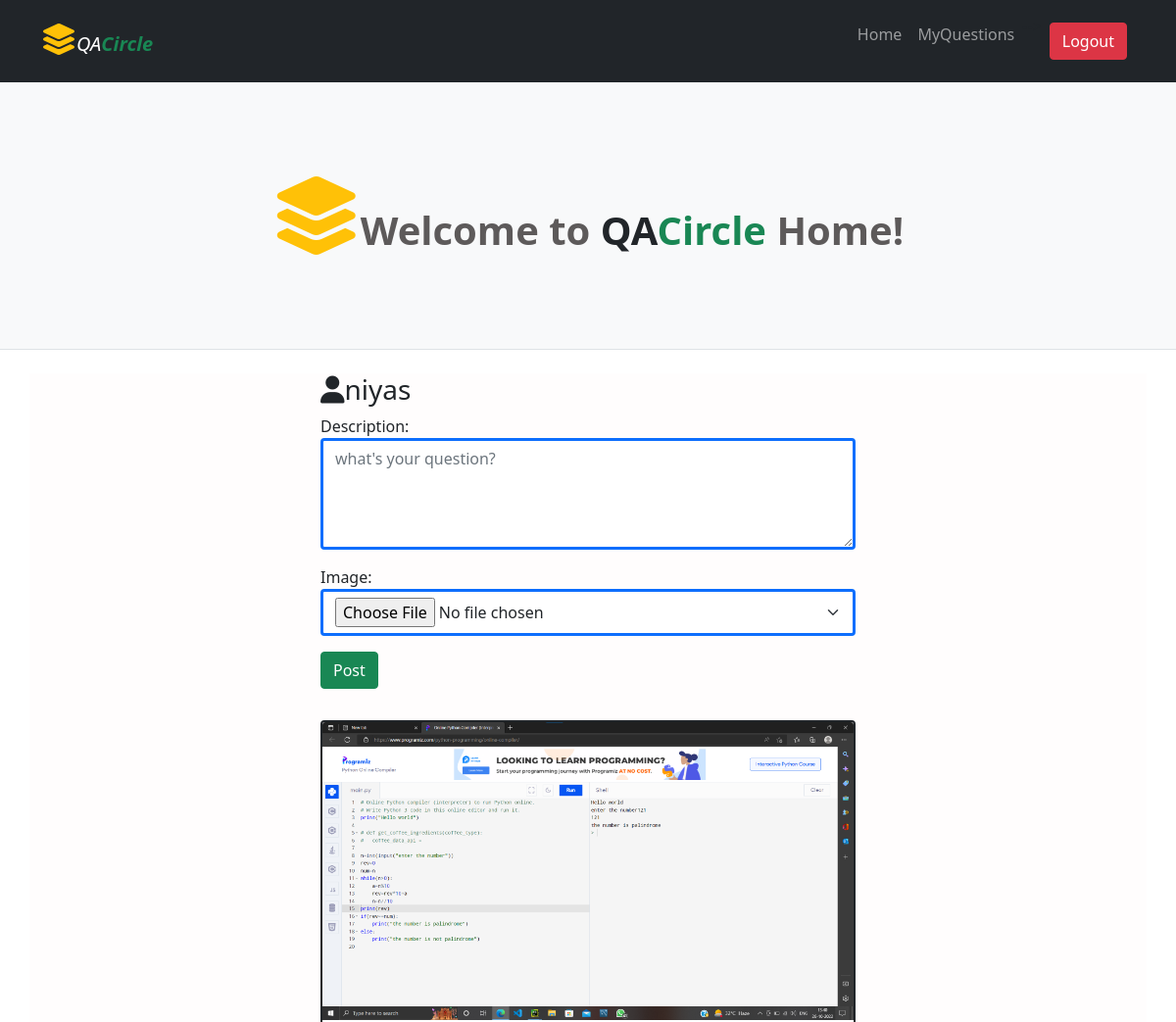
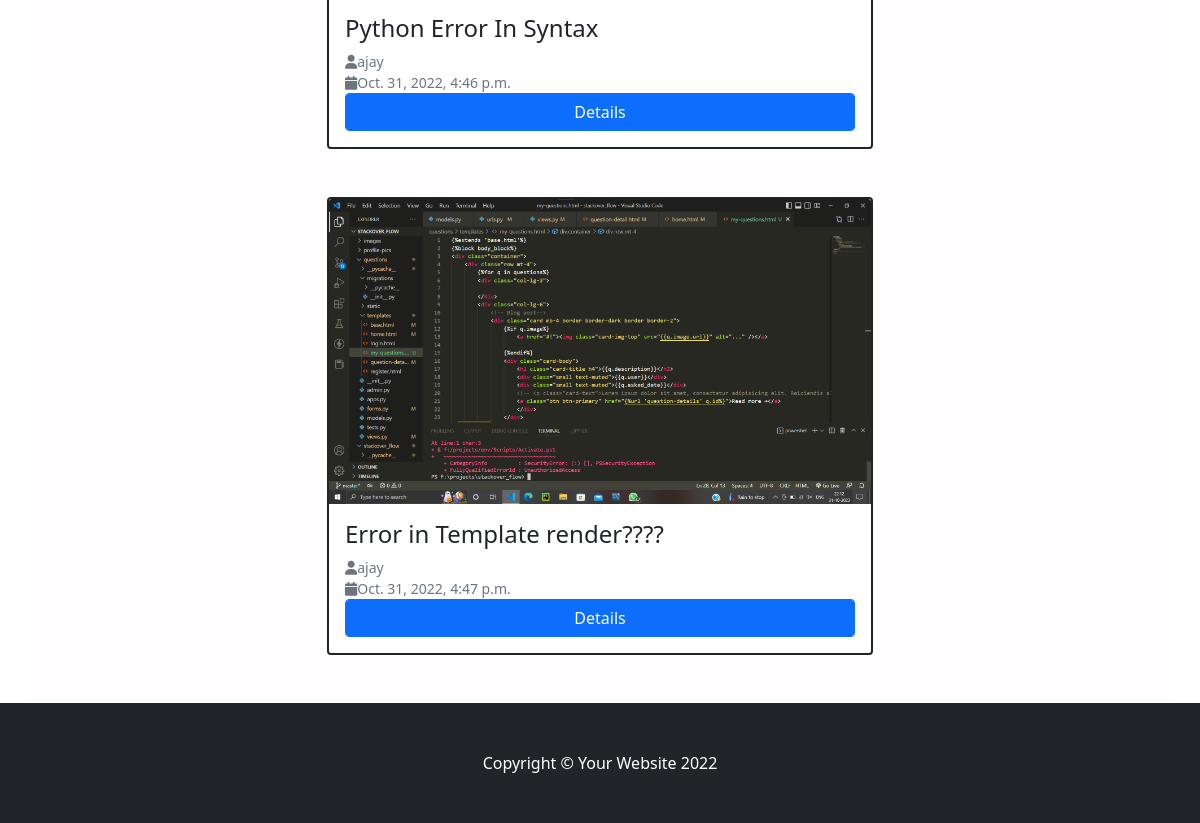
The page /index (signed in) on the database as committed earlier (2 pictures, top to bottom).
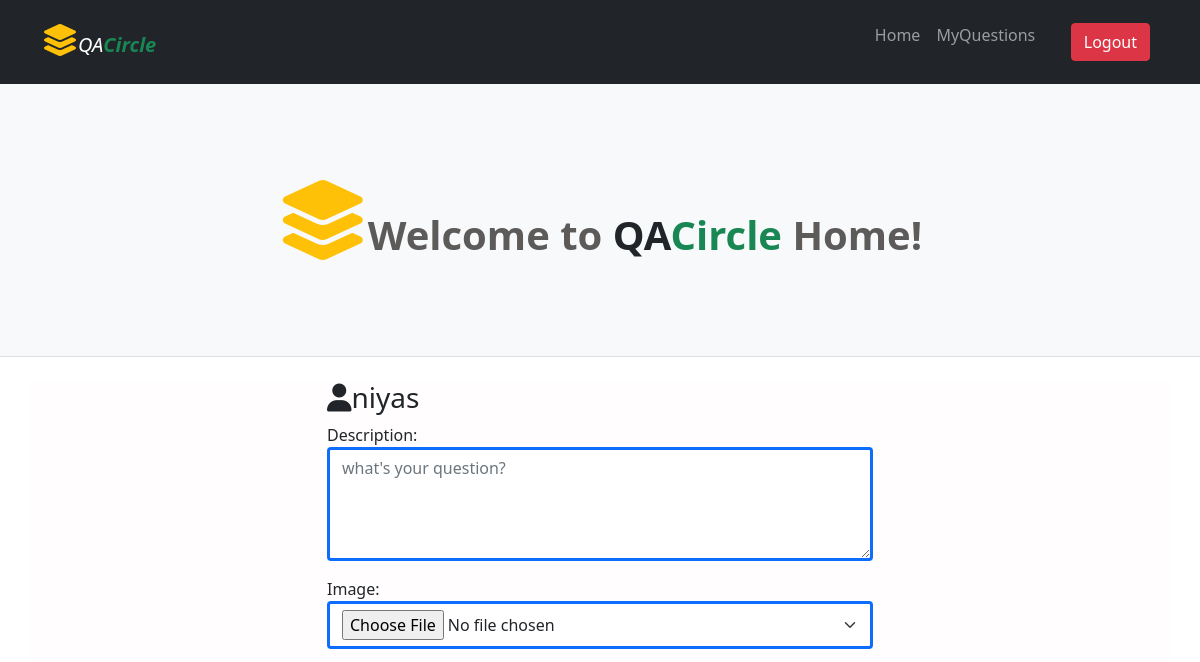
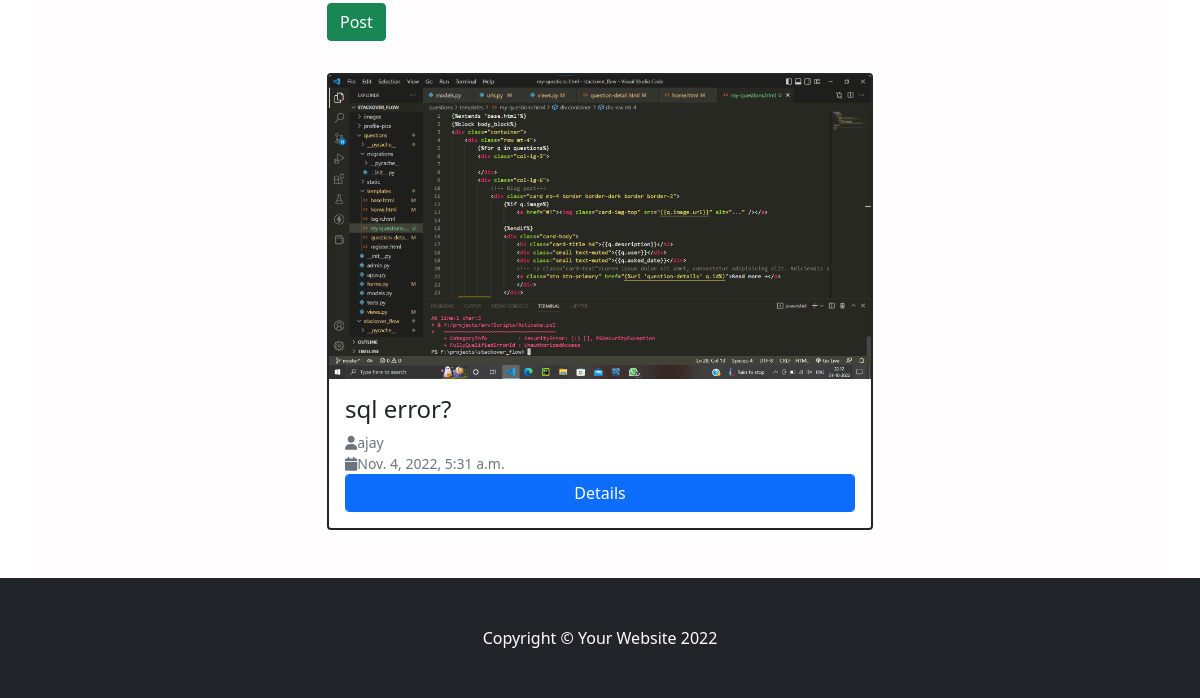
The same page on the database as committed later (2 pictures, top to bottom).
### questions/models.py (models this page shows, shortened)
class MyUser(AbstractUser):
    phone=models.CharField(max_length=120)
    profile_pic=models.ImageField(upload_to="profile-pics",null=True)

class Questions(models.Model):
    user=models.ForeignKey(MyUser,on_delete=models.CASCADE)
    description=models.CharField(max_length=120)
    image=models.ImageField(upload_to="images",null=True,blank=True)
    asked_date=models.DateTimeField(auto_now_add=True)
    is_active=models.BooleanField(default=True)

### questions/views.py (the view, shortened to what this page needs)
# urls.py: path("index",views.IndexView.as_view(),name="index"),
@method_decorator(decs,name="dispatch")
class IndexView(SuccessMessageMixin,CreateView,ListView):
    model=Questions
    form_class=QuestionForm
    template_name="home.html"
    success_message="Question added Successfully"
    success_url=reverse_lazy("index")
    context_object_name="questions"
    def get_queryset(self):
        return Questions.objects.all().exclude(user=self.request.user)

### questions/forms.py
class QuestionForm(forms.ModelForm):
    class Meta:
        model=Questions
        fields=[
            "description",
            "image",
        ]
        widgets={
            "description":forms.Textarea(attrs={"class":"form-control border border-primary border border-3","rows":4,"placeholder":"what's your question?"}),
            "image":forms.FileInput(attrs={"class":"form-select border border-primary border border-3"})
        }

### questions/views.py (called while the page is built)
def signin_required(fn):
    def wrapper(request,*args,**kwargs):
        if not request.user.is_authenticated:
            messages.error(request,"you must login")
            return redirect("login")
        else:
            return fn(request,*args,**kwargs)
    return wrapper

### questions/templates/home.html (shortened to what this page needs)
{%extends 'base.html'%}
{%block body_block%}
<div class="container-fluid" style="background-color: rgb(255, 253, 253);">
    <div class="row">
        <div class="col-3"></div>
        <div class="col-6">
            <h3><i class="fa-sharp fa-solid fa-user"></i>{{request.user}}</h3>
            <form action="" method="post" enctype="multipart/form-data">
                {{form.as_p}}
                <input type="submit" name="" id="" value="Post" class="btn btn-success mb-2">
            </form>
        </div>
        <div class="col-3"></div>
    </div>
    <div class="row mt-4">
        {%for q in questions%}
        <div class="col-lg-3">
        </div>
        <div class="col-lg-6">
            <div class="card mb-4 border border-dark border border-2">
                {%if q.image%}
                    <a href="#!"><img class="card-img-top" src="{{q.image.url}}" alt="..." /></a>
                {%endif%}
                <div class="card-body">
                    <h2 class="card-title h4">{{q.description}}</h2>
                    <div class="small text-muted"><i class="fa-sharp fa-solid fa-user"></i>{{q.user}}</div>
                    <div class="small text-muted"><i class="fa-sharp fa-solid fa-calendar"></i>{{q.asked_date}}</div>
                    <a class="btn btn-primary form-control" href="{%url 'question-details' q.id%}">Details</a>
                    </div>
                </div>
            </div>
  <div class="col-lg-3">
</div>
  {%endfor%}
    </div>
</div>
{%endblock%}

### questions/templates/base.html (shortened to what this page needs)
<!DOCTYPE html>
{%load static%}
<html lang="en">
    <head>
        <link href="{%static 'css/styles.css'%}" rel="stylesheet" />
        <link rel="stylesheet" href="https://cdnjs.cloudflare.com/ajax/libs/font-awesome/6.2.0/css/all.min.css" />
    </head>
    <body>
        <nav class="navbar navbar-expand-lg navbar-dark bg-dark">
            <div class="container">
                <p class="mt-3"><i class="fa-sharp fa-solid fa-layer-group fa-2x text-warning"></i><a class="navbar-brand fst-italic" href="{%url 'index'%}">QA<b class="text-success">Circle</b></a></p>
                <div class="collapse navbar-collapse" id="navbarSupportedContent">
                    <ul class="navbar-nav ms-auto mb-2 mb-lg-0">
                        <li class="nav-item"><a class="nav-link" href="{%url 'index'%}">Home</a></li>
                        <li class="nav-item"><a class="nav-link" href="{%url 'my-questions'%}">MyQuestions</a></li>
                        <li class="nav-item"><a class="nav-link" href="{%url 'logout'%}"><input type="submit" name="" id="" value="Logout" class="btn btn-danger"></a></li>
                    </ul>
                </div>
            </div>
        </nav>
        <header class="py-5 bg-light border-bottom mb-4">
            <div class="container-fluid">
                <div class="text-center my-5">
                    <h1 class="fw-bolder" style="color:rgb(93, 90, 90) ;" ><i class="fa-sharp fa-solid fa-layer-group fa-2x text-warning"></i>Welcome to <span class="text-dark">QA</span><span class="text-success">Circle</span> Home!</h1>
                </div>
            </div>
        </header>
        <div class="container">
            <div class="row">
                {%block body_block%}
                {%endblock%}
            </div>
        </div>
        <footer class="py-5 bg-dark">
            <div class="container"><p class="m-0 text-center text-white">Copyright &copy; Your Website 2022</p></div>
        </footer>
    </body>
</html>

Rows that differ between the two databases and show on the page:
removed Questions: image (picture), description "Python Error In Syntax", user "ajay", asked_date "Oct. 31, 2022, 4:46 p.m."
removed Questions: image (picture), description "Error in Template render????", user "ajay", asked_date "Oct. 31, 2022, 4:47 p.m."
added Questions: image (picture), description "sql error?", user "ajay", asked_date "Nov. 4, 2022, 5:31 a.m."
